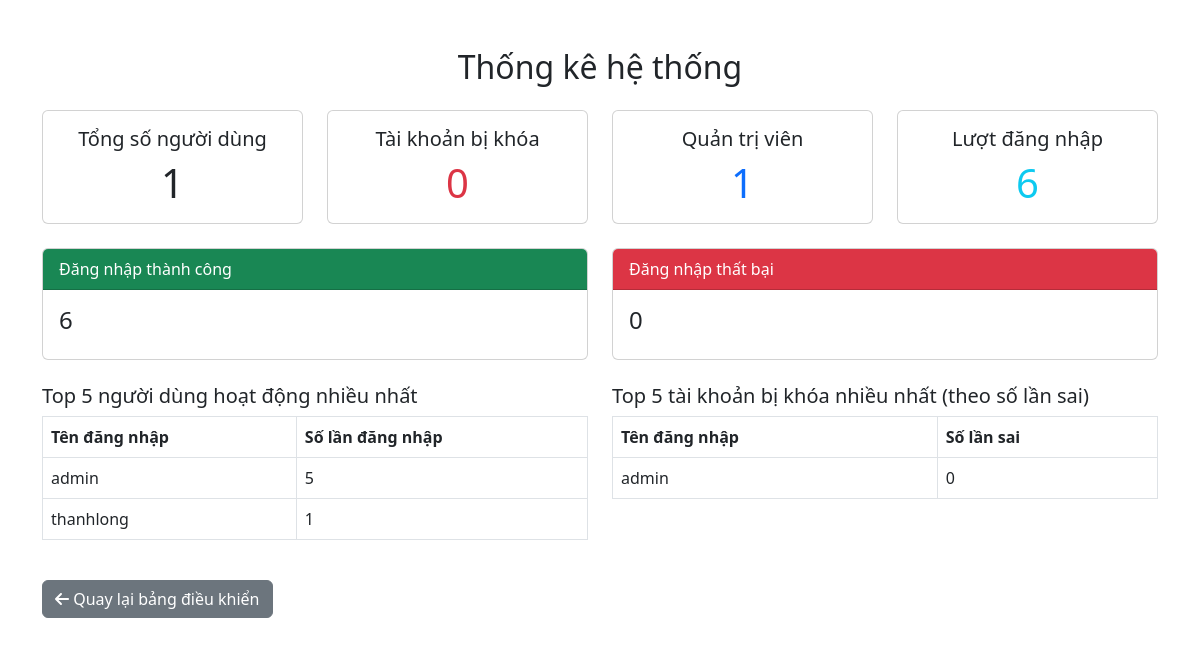
Screenshot of /admin/statistics (signed in) with the database file from the repository.
### app.py (models this page shows)
class LoginLog(db.Model):
    id = db.Column(db.Integer, primary_key=True)
    username = db.Column(db.String(50), nullable=False)
    success = db.Column(db.Boolean, default=False)
    timestamp = db.Column(db.DateTime, default=datetime.utcnow)
    ip_address = db.Column(db.String(50))

class User(db.Model):
    id = db.Column(db.Integer, primary_key=True)
    username = db.Column(db.String(50), unique=True, nullable=False)
    salt = db.Column(db.String(64), nullable=False)
    encrypted_password = db.Column(db.Text, nullable=False)
    fail_attempts = db.Column(db.Integer, default=0)
    is_locked = db.Column(db.Boolean, default=False)
    is_admin = db.Column(db.Boolean, default=False)
    created_at = db.Column(db.DateTime, default=datetime.utcnow)

### app.py (the view)
@app.route('/admin/statistics')
@admin_required
def admin_statistics():
    total_users = User.query.count()
    locked_users = User.query.filter_by(is_locked=True).count()
    admin_count = User.query.filter_by(is_admin=True).count()
    total_logs = LoginLog.query.count()
    success_logs = LoginLog.query.filter_by(success=True).count()
    failed_logs = LoginLog.query.filter_by(success=False).count()
    top_users = db.session.query(LoginLog.username, func.count(LoginLog.id).label('login_count')) \
        .group_by(LoginLog.username).order_by(func.count(LoginLog.id).desc()).limit(5).all()
    top_locked = User.query.order_by(User.fail_attempts.desc()).limit(5).all()
    return render_template('admin/statistics.html',
        total_users=total_users,
        locked_users=locked_users,
        admin_count=admin_count,
        total_logs=total_logs,
        success_logs=success_logs,
        failed_logs=failed_logs,
        top_users=top_users,
        top_locked=top_locked
    )

### app.py (called while the page is built)
def admin_required(f):
    @wraps(f)
    def decorated(*args, **kwargs):
        if 'username' not in session:
            flash('Vui lòng đăng nhập.', 'danger')
            return redirect(url_for('login'))
        user = User.query.filter_by(username=session['username']).first()
        if not user or not user.is_admin:
            flash('Yêu cầu truy cập quản trị.', 'danger')
            return redirect(url_for('index'))
        return f(*args, **kwargs)
    return decorated

### templates/admin/statistics.html (shortened to what this page needs)
<!DOCTYPE html>
<html lang="en">
<head>
  <link href="https://cdn.jsdelivr.net/npm/bootstrap@5.3.0-alpha1/dist/css/bootstrap.min.css" rel="stylesheet" />
</head>
<body>
  <div class="container mt-5">
    <h2 class="mb-4 text-center">Thống kê hệ thống</h2>
    <div class="row mb-4">
      <div class="col-md-3">
        <div class="card text-center">
          <div class="card-body">
            <h5 class="card-title">Tổng số người dùng</h5>
            <p class="card-text display-6">{{ total_users }}</p>
          </div>
        </div>
      </div>
      <div class="col-md-3">
        <div class="card text-center">
          <div class="card-body">
            <h5 class="card-title">Tài khoản bị khóa</h5>
            <p class="card-text display-6 text-danger">{{ locked_users }}</p>
          </div>
        </div>
      </div>
      <div class="col-md-3">
        <div class="card text-center">
          <div class="card-body">
            <h5 class="card-title">Quản trị viên</h5>
            <p class="card-text display-6 text-primary">{{ admin_count }}</p>
          </div>
        </div>
      </div>
      <div class="col-md-3">
        <div class="card text-center">
          <div class="card-body">
            <h5 class="card-title">Lượt đăng nhập</h5>
            <p class="card-text display-6 text-info">{{ total_logs }}</p>
          </div>
        </div>
      </div>
    </div>
    <div class="row mb-4">
      <div class="col-md-6">
        <div class="card">
          <div class="card-header bg-success text-white">Đăng nhập thành công</div>
          <div class="card-body">
            <h4 class="card-title">{{ success_logs }}</h4>
          </div>
        </div>
      </div>
      <div class="col-md-6">
        <div class="card">
          <div class="card-header bg-danger text-white">Đăng nhập thất bại</div>
          <div class="card-body">
            <h4 class="card-title">{{ failed_logs }}</h4>
          </div>
        </div>
      </div>
    </div>
    <div class="row">
      <div class="col-md-6">
        <h5>Top 5 người dùng hoạt động nhiều nhất</h5>
        <table class="table table-bordered">
          <thead><tr><th>Tên đăng nhập</th><th>Số lần đăng nhập</th></tr></thead>
          <tbody>
            {% for username, count in top_users %}
            <tr><td>{{ username }}</td><td>{{ count }}</td></tr>
            {% endfor %}
          </tbody>
        </table>
      </div>
      <div class="col-md-6">
        <h5>Top 5 tài khoản bị khóa nhiều nhất (theo số lần sai)</h5>
        <table class="table table-bordered">
          <thead><tr><th>Tên đăng nhập</th><th>Số lần sai</th></tr></thead>
          <tbody>
            {% for user in top_locked %}
            <tr><td>{{ user.username }}</td><td>{{ user.fail_attempts }}</td></tr>
            {% endfor %}
          </tbody>
        </table>
      </div>
    </div>
    <div class="mt-4">
      <a href="{{ url_for('admin_dashboard') }}" class="btn btn-secondary"><i class="fas fa-arrow-left"></i> Quay lại bảng điều khiển</a>
    </div>
  </div>
</body>
</html>

### rows the page displays
LoginLog: username "admin", id "5"
LoginLog: username "thanhlong", success "1"
User: username "admin", fail_attempts "0"

### other values shown
{{ total_users }} "1"
{{ locked_users }} "0"
{{ admin_count }} "1"
{{ total_logs }} "6"
{{ success_logs }} "6"
{{ failed_logs }} "0"
